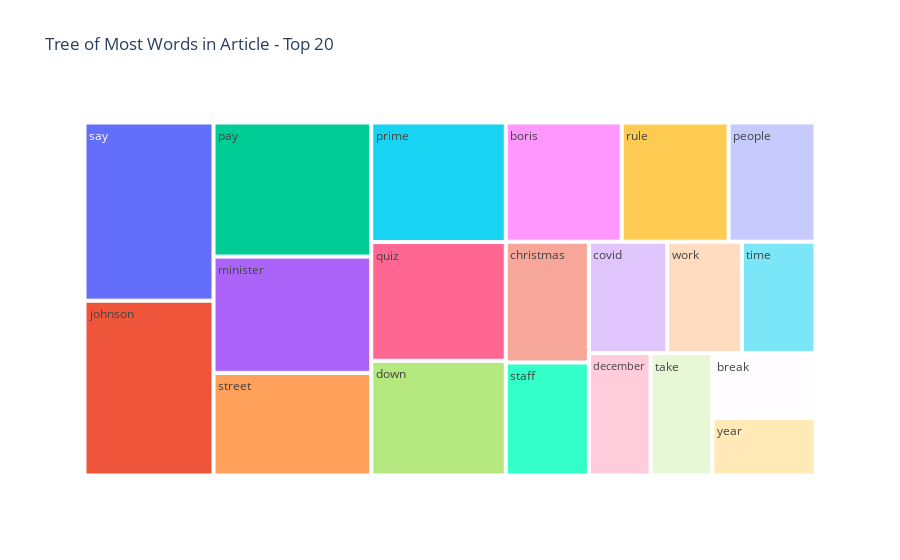

This figure's notebook cell:
### Code cell
#Tree Map of top 20 words in the article 
fig = px.treemap(words_art, path=['Common_words'], values='count',title='Tree of Most Words in Article - Top 20')
fig.show()

### Figure 1 — Plotly figure (JSON) as saved in the notebook; plotly's stock layout.template omitted (floating-point values rounded to 4 significant figures)
{"data": [{"branchvalues": "total", "domain": {"x": [0, 1], "y": [0, 1]}, "hovertemplate": "labels=%{label}<br>count=%{value}<br>parent=%{parent}<br>id=%{id}<extra></extra>", "ids": ["boris", "break", "christmas", "covid", "december", "down", "johnson", "minister", "pay", "people", "prime", "quiz", "rule", "say", "staff", "street", "take", "time", "work", "year"], "labels": ["boris", "break", "christmas", "covid", "december", "down", "johnson", "minister", "pay", "people", "prime", "quiz", "rule", "say", "staff", "street", "take", "time", "work", "year"], "name": "", "parents": ["", "", "", "", "", "", "", "", "", "", "", "", "", "", "", "", "", "", "", ""], "type": "treemap", "values": [128, 62, 93, 81, 70, 143, 209, 170, 196, 96, 149, 148, 118, 213, 87, 150, 70, 76, 77, 55]}], "layout": {"legend": {"tracegroupgap": 0}, "title": {"text": "Tree of Most Words in Article - Top 20"}}}
